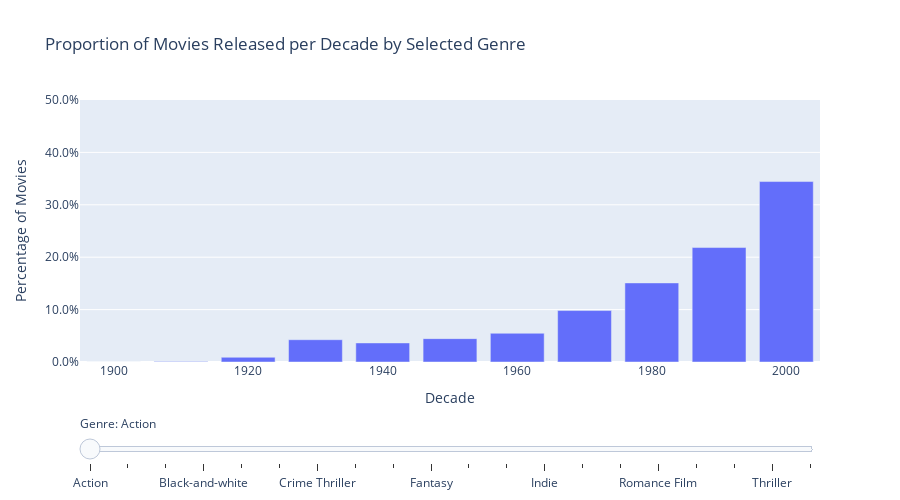

The cell this chart's notebook holds for it:
### Markdown cell above
From the 1900s to the 1970s we go from 25% to nearly 0% of Black-and-White movies, this is naturally due to the creation of color cinema in the 1902. It is once again easy to notice the consistant prevalence of the drama genre which only gets smaller due to the arrival of more nuenced genres in the 1920s. Indie movies are popular from the 1900s to the 1920s and later never rise above 5%. Starting from the 1930s, comedy, romance and thrillers keep a steady popularity.

### Code cell
fig = go.Figure()

# Loop through each genre to add a bar trace for it
for genre in movies_per_decade_genres_20_percentage.index:
    fig.add_trace(go.Bar(
        x=movies_per_decade_genres_20_percentage.columns, # Decades
        y=movies_per_decade_genres_20_percentage.loc[genre], # Percentage values for each decade
        name=genre,
        visible=False # Initially set all traces to invisible
    ))

# Set the first genre to be visible
fig.data[0].visible = True

# Create slider steps, each step corresponding to a genre
steps = []
for i, genre in enumerate(movies_per_decade_genres_20_percentage.index):
    step = dict(
        method="update",
        args=[{"visible": [False] * len(fig.data)}], # Start by hiding all traces
        label=genre
    )
    # Set the current genre's trace to be visible
    step["args"][0]["visible"][i] = True
    steps.append(step)

# Define the slider with steps for each genre
sliders = [dict(
    active=0,
    currentvalue={"prefix": "Genre: "},
    pad={"t": 50},
    steps=steps
)]

# Update layout to include the slider and labels
fig.update_layout(
    sliders=sliders,
    title='Proportion of Movies Released per Decade by Selected Genre',
    xaxis_title='Decade',
    yaxis_title='Percentage of Movies',
    yaxis=dict(tickformat=".1%", range=[0, 0.5]), # Ensuring y-axis is consistently scaled
    width=900,
    height=500
)

# Show the plot
fig.show()

### Figure 1 — Plotly figure (JSON) as saved in the notebook; plotly's stock layout.template omitted (floating-point values rounded to 4 significant figures)
{"data": [{"name": "Action", "visible": true, "x": [1900, 1910, 1920, 1930, 1940, 1950, 1960, 1970, 1980, 1990, 2000], "y": [0, 0.000818, 0.008998, 0.04254, 0.0364, 0.04458, 0.05481, 0.09816, 0.1509, 0.2184, 0.3444], "type": "bar"}, {"name": "Action/Adventure", "visible": false, "x": [1900, 1910, 1920, 1930, 1940, 1950, 1960, 1970, 1980, 1990, 2000], "y": [0, 0.001016, 0.0132, 0.04012, 0.03352, 0.05841, 0.06247, 0.1016, 0.161, 0.1965, 0.3321], "type": "bar"}, {"name": "Adventure", "visible": false, "x": [1900, 1910, 1920, 1930, 1940, 1950, 1960, 1970, 1980, 1990, 2000], "y": [0, 0.01018, 0.01257, 0.06886, 0.06048, 0.07126, 0.07305, 0.08802, 0.1545, 0.1874, 0.2737], "type": "bar"}, {"name": "Black-and-white", "visible": false, "x": [1900, 1910, 1920, 1930, 1940, 1950, 1960, 1970, 1980, 1990, 2000], "y": [0.01685, 0.08555, 0.118, 0.2878, 0.2774, 0.1244, 0.06416, 0.009073, 0.004537, 0.005833, 0.006481], "type": "bar"}, {"name": "Comedy", "visible": false, "x": [1900, 1910, 1920, 1930, 1940, 1950, 1960, 1970, 1980, 1990, 2000], "y": [0, 0.004496, 0.01092, 0.04239, 0.05652, 0.04046, 0.06005, 0.06519, 0.1458, 0.228, 0.3462], "type": "bar"}, {"name": "Crime Fiction", "visible": false, "x": [1900, 1910, 1920, 1930, 1940, 1950, 1960, 1970, 1980, 1990, 2000], "y": [0, 0, 0.01836, 0.03865, 0.07198, 0.06957, 0.04203, 0.09469, 0.1213, 0.2164, 0.3271], "type": "bar"}, {"name": "Crime Thriller", "visible": false, "x": [1900, 1910, 1920, 1930, 1940, 1950, 1960, 1970, 1980, 1990, 2000], "y": [0, 0, 0.003868, 0.02708, 0.07737, 0.05513, 0.03095, 0.08027, 0.1161, 0.235, 0.3743], "type": "bar"}, {"name": "Drama", "visible": false, "x": [1900, 1910, 1920, 1930, 1940, 1950, 1960, 1970, 1980, 1990, 2000], "y": [0.005109, 0.02168, 0.02493, 0.05187, 0.07277, 0.07911, 0.06534, 0.08887, 0.1122, 0.178, 0.3], "type": "bar"}, {"name": "Family Film", "visible": false, "x": [1900, 1910, 1920, 1930, 1940, 1950, 1960, 1970, 1980, 1990, 2000], "y": [0.0008137, 0.0008137, 0.006509, 0.05207, 0.06265, 0.08137, 0.07486, 0.06103, 0.1522, 0.2408, 0.2669], "type": "bar"}, {"name": "Fantasy", "visible": false, "x": [1900, 1910, 1920, 1930, 1940, 1950, 1960, 1970, 1980, 1990, 2000], "y": [0.006932, 0.01906, 0.01473, 0.03293, 0.05026, 0.04593, 0.03899, 0.05806, 0.1672, 0.234, 0.3319], "type": "bar"}, {"name": "Film adaptation", "visible": false, "x": [1900, 1910, 1920, 1930, 1940, 1950, 1960, 1970, 1980, 1990, 2000], "y": [0, 0, 0.01584, 0.07083, 0.06431, 0.07176, 0.08201, 0.1128, 0.1016, 0.1976, 0.2833], "type": "bar"}, {"name": "Horror", "visible": false, "x": [1900, 1910, 1920, 1930, 1940, 1950, 1960, 1970, 1980, 1990, 2000], "y": [0.00101, 0.005051, 0.01061, 0.04293, 0.02828, 0.04798, 0.05909, 0.1268, 0.1793, 0.1424, 0.3566], "type": "bar"}, {"name": "Indie", "visible": false, "x": [1900, 1910, 1920, 1930, 1940, 1950, 1960, 1970, 1980, 1990, 2000], "y": [0.01672, 0.07023, 0.08294, 0.002007, 0.0006689, 0.008027, 0.02876, 0.06355, 0.1391, 0.2033, 0.3846], "type": "bar"}, {"name": "Mystery", "visible": false, "x": [1900, 1910, 1920, 1930, 1940, 1950, 1960, 1970, 1980, 1990, 2000], "y": [0, 0, 0.01364, 0.06742, 0.1124, 0.0618, 0.04655, 0.09872, 0.118, 0.1565, 0.325], "type": "bar"}, {"name": "Period piece", "visible": false, "x": [1900, 1910, 1920, 1930, 1940, 1950, 1960, 1970, 1980, 1990, 2000], "y": [0, 0, 0.002367, 0.02485, 0.02485, 0.03195, 0.02367, 0.116, 0.09941, 0.2746, 0.4024], "type": "bar"}, {"name": "Romance Film", "visible": false, "x": [1900, 1910, 1920, 1930, 1940, 1950, 1960, 1970, 1980, 1990, 2000], "y": [0.00215, 0.005159, 0.01462, 0.06234, 0.07653, 0.07997, 0.05976, 0.05546, 0.1045, 0.2051, 0.3345], "type": "bar"}, {"name": "Romantic drama", "visible": false, "x": [1900, 1910, 1920, 1930, 1940, 1950, 1960, 1970, 1980, 1990, 2000], "y": [0, 0, 0.01366, 0.04622, 0.07038, 0.07038, 0.05147, 0.05777, 0.1145, 0.2237, 0.3519], "type": "bar"}, {"name": "Science Fiction", "visible": false, "x": [1900, 1910, 1920, 1930, 1940, 1950, 1960, 1970, 1980, 1990, 2000], "y": [0, 0.005556, 0.008333, 0.01759, 0.01667, 0.07222, 0.04907, 0.1009, 0.2074, 0.1796, 0.3426], "type": "bar"}, {"name": "Thriller", "visible": false, "x": [1900, 1910, 1920, 1930, 1940, 1950, 1960, 1970, 1980, 1990, 2000], "y": [0, 0.0009012, 0.003905, 0.02283, 0.05347, 0.04536, 0.04145, 0.09102, 0.1292, 0.2142, 0.3977], "type": "bar"}, {"name": "World cinema", "visible": false, "x": [1900, 1910, 1920, 1930, 1940, 1950, 1960, 1970, 1980, 1990, 2000], "y": [0, 0.0009615, 0.006731, 0.007692, 0.02115, 0.03077, 0.05962, 0.07788, 0.1221, 0.174, 0.499], "type": "bar"}], "layout": {"yaxis": {"title": {"text": "Percentage of Movies"}, "tickformat": ".1%", "range": [0, 0.5]}, "sliders": [{"active": 0, "currentvalue": {"prefix": "Genre: "}, "pad": {"t": 50}, "steps": [{"args": [{"visible": [true, false, false, false, false, false, false, false, false, false, false, false, false, false, false, false, false, false, false, false]}], "label": "Action", "method": "update"}, {"args": [{"visible": [false, true, false, false, false, false, false, false, false, false, false, false, false, false, false, false, false, false, false, false]}], "label": "Action/Adventure", "method": "update"}, {"args": [{"visible": [false, false, true, false, false, false, false, false, false, false, false, false, false, false, false, false, false, false, false, false]}], "label": "Adventure", "method": "update"}, {"args": [{"visible": [false, false, false, true, false, false, false, false, false, false, false, false, false, false, false, false, false, false, false, false]}], "label": "Black-and-white", "method": "update"}, {"args": [{"visible": [false, false, false, false, true, false, false, false, false, false, false, false, false, false, false, false, false, false, false, false]}], "label": "Comedy", "method": "update"}, {"args": [{"visible": [false, false, false, false, false, true, false, false, false, false, false, false, false, false, false, false, false, false, false, false]}], "label": "Crime Fiction", "method": "update"}, {"args": [{"visible": [false, false, false, false, false, false, true, false, false, false, false, false, false, false, false, false, false, false, false, false]}], "label": "Crime Thriller", "method": "update"}, {"args": [{"visible": [false, false, false, false, false, false, false, true, false, false, false, false, false, false, false, false, false, false, false, false]}], "label": "Drama", "method": "update"}, {"args": [{"visible": [false, false, false, false, false, false, false, false, true, false, false, false, false, false, false, false, false, false, false, false]}], "label": "Family Film", "method": "update"}, {"args": [{"visible": [false, false, false, false, false, false, false, false, false, true, false, false, false, false, false, false, false, false, false, false]}], "label": "Fantasy", "method": "update"}, {"args": [{"visible": [false, false, false, false, false, false, false, false, false, false, true, false, false, false, false, false, false, false, false, false]}], "label": "Film adaptation", "method": "update"}, {"args": [{"visible": [false, false, false, false, false, false, false, false, false, false, false, true, false, false, false, false, false, false, false, false]}], "label": "Horror", "method": "update"}, {"args": [{"visible": [false, false, false, false, false, false, false, false, false, false, false, false, true, false, false, false, false, false, false, false]}], "label": "Indie", "method": "update"}, {"args": [{"visible": [false, false, false, false, false, false, false, false, false, false, false, false, false, true, false, false, false, false, false, false]}], "label": "Mystery", "method": "update"}, {"args": [{"visible": [false, false, false, false, false, false, false, false, false, false, false, false, false, false, true, false, false, false, false, false]}], "label": "Period piece", "method": "update"}, {"args": [{"visible": [false, false, false, false, false, false, false, false, false, false, false, false, false, false, false, true, false, false, false, false]}], "label": "Romance Film", "method": "update"}, {"args": [{"visible": [false, false, false, false, false, false, false, false, false, false, false, false, false, false, false, false, true, false, false, false]}], "label": "Romantic drama", "method": "update"}, {"args": [{"visible": [false, false, false, false, false, false, false, false, false, false, false, false, false, false, false, false, false, true, false, false]}], "label": "Science Fiction", "method": "update"}, {"args": [{"visible": [false, false, false, false, false, false, false, false, false, false, false, false, false, false, false, false, false, false, true, false]}], "label": "Thriller", "method": "update"}, {"args": [{"visible": [false, false, false, false, false, false, false, false, false, false, false, false, false, false, false, false, false, false, false, true]}], "label": "World cinema", "method": "update"}]}], "title": {"text": "Proportion of Movies Released per Decade by Selected Genre"}, "xaxis": {"title": {"text": "Decade"}}, "width": 900, "height": 500}}
